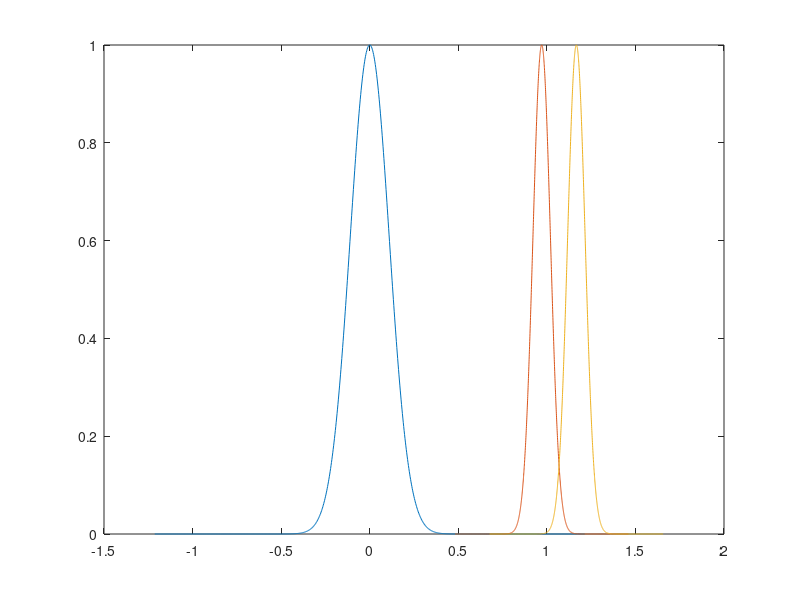

Source code (MATLAB):
clear all
clc

%% lebal 1

centriod = 3.17E-05
;
width = 0.024270038
;
s = 50* width;

x = -s+centriod : width* 10^-1 : s+centriod;
y = exp( - (x - centriod).^2 / width);

%% lebal 2

centriod = 0.970833238
;
width = 0.004895836
;
s = 100* width;

x2 = -s+centriod : width* 10^-1 : s+centriod;
y2 = exp( - (x2 - centriod).^2 / width);

%% lebal 3

centriod = 1.166666667
;
width = 0.004895836
;
s = 100* width;

x3 = -s+centriod : width* 10^-1 : s+centriod;
y3 = exp( - (x3 - centriod).^2 / width);


%%
plot(x,y,x2,y2, x3, y3)
